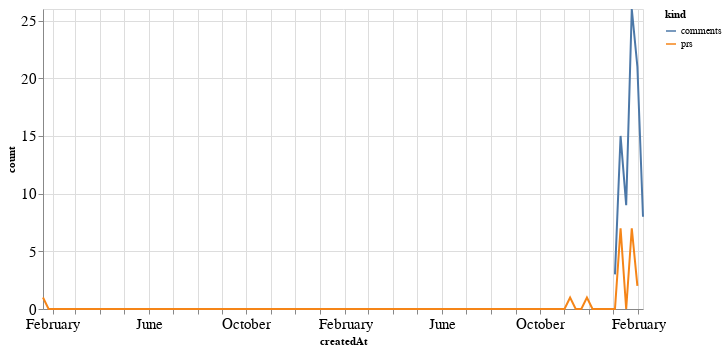

The notebook cell saved with this chart:
### Code cell
alt.Chart(total_time, width=600).mark_line().encode(
    x='createdAt',
    y='count',
    color='kind'
)

### Figure 1 — Vega-Lite specification as saved in the notebook (floating-point values rounded to 4 significant figures; data arrays with more than 128 entries replaced by an {"elided": "..."} marker saying what was removed)
{"config": {"axisLeft": {"labelFontSize": 15}, "axisBottom": {"labelFontSize": 15}}, "data": {"name": "data-e418fa1de044a602a10d61145e578549"}, "mark": "line", "encoding": {"color": {"type": "nominal", "field": "kind"}, "x": {"type": "temporal", "field": "createdAt"}, "y": {"type": "quantitative", "field": "count"}}, "width": 600, "$schema": "https://vega.github.io/schema/vega-lite/v4.8.1.json", "datasets": {"data-e418fa1de044a602a10d61145e578549": {"elided": "216 records"}}}
